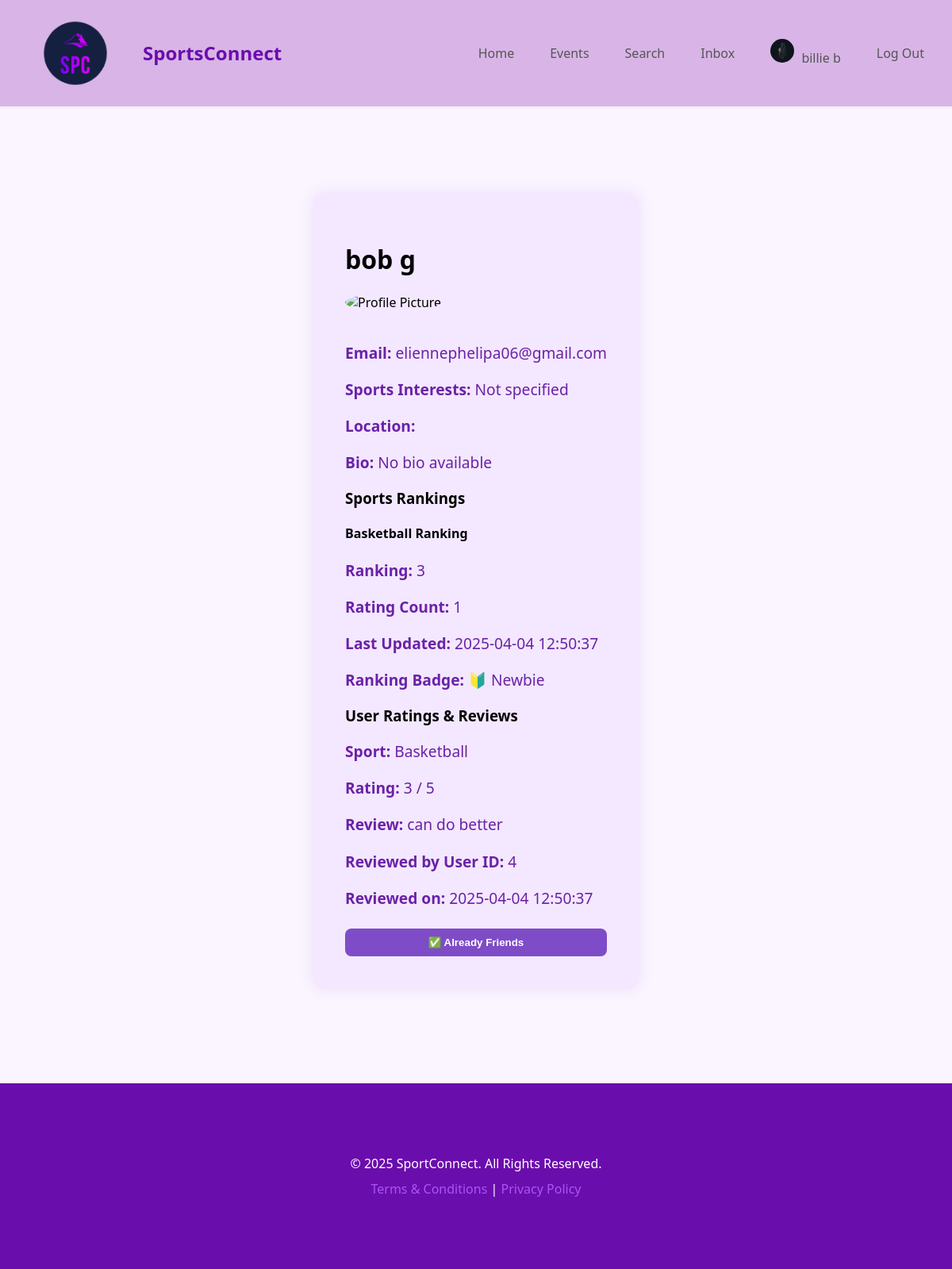
The page /view_profile.php?user_id=6 (signed in) on the database its author committed.
### tables this page shows
CREATE TABLE IF NOT EXISTS `users` (
  `id` int NOT NULL AUTO_INCREMENT,
  `full_name` varchar(255) NOT NULL,
  `email` varchar(191) NOT NULL,
  `password` varchar(255) NOT NULL,
  `profile_picture` varchar(255) DEFAULT NULL,
  `created_at` timestamp NULL DEFAULT CURRENT_TIMESTAMP,
  `updated_at` timestamp NULL DEFAULT CURRENT_TIMESTAMP ON UPDATE CURRENT_TIMESTAMP,
  `overall_ranking` float DEFAULT '0',
  `reset_token` varchar(255) DEFAULT NULL,
  `token_expiration` datetime DEFAULT NULL,
  `location` varchar(255) DEFAULT NULL,
  `bio` text,
  `sports_interests` varchar(255) DEFAULT NULL,
  PRIMARY KEY (`id`),
  UNIQUE KEY `email` (`email`)
);

CREATE TABLE IF NOT EXISTS `user_sports_rankings` (
  `id` int NOT NULL AUTO_INCREMENT,
  `user_id` int NOT NULL,
  `sport` enum('Basketball','Soccer','Tennis','Dodgeball','Hockey') NOT NULL,
  `ranking` float DEFAULT '0',
  `rating_count` int DEFAULT '0',
  `updated_at` timestamp NULL DEFAULT CURRENT_TIMESTAMP ON UPDATE CURRENT_TIMESTAMP,
  PRIMARY KEY (`id`),
  KEY `user_id` (`user_id`)
);

CREATE TABLE IF NOT EXISTS `player_ratings` (
  `id` int NOT NULL AUTO_INCREMENT,
  `rated_user_id` int NOT NULL,
  `rater_user_id` int NOT NULL,
  `sport` enum('Basketball','Soccer','Tennis','Dodgeball','Hockey') NOT NULL,
  `rating` int DEFAULT NULL,
  `created_at` timestamp NULL DEFAULT CURRENT_TIMESTAMP,
  `review` text,
  PRIMARY KEY (`id`),
  KEY `rated_user_id` (`rated_user_id`),
  KEY `rater_user_id` (`rater_user_id`)
);

### view_profile.php (the view, shortened to what this page needs)
<?php
$current_user_id = $_SESSION['user_id'];
$user_id = $_GET['user_id'] ?? $current_user_id;
$error_message = "";
$user = null;
try {
    $pdo = new PDO("mysql:host=localhost;dbname=sportconnect", "root", "", [
        PDO::ATTR_ERRMODE => PDO::ERRMODE_EXCEPTION,
        PDO::ATTR_DEFAULT_FETCH_MODE => PDO::FETCH_ASSOC
    ]);
    $stmt = $pdo->prepare("SELECT id, full_name, email, profile_picture, sports_interests, location, bio FROM users WHERE id = ?");
    $stmt->execute([$user_id]);
    $user = $stmt->fetch();
    $stmt = $pdo->prepare("SELECT sport, ranking, rating_count, updated_at FROM user_sports_rankings WHERE user_id = ?");
    $stmt->execute([$user_id]);
    $rankings = $stmt->fetchAll();
    $stmt = $pdo->prepare("SELECT rater_user_id, sport, rating, review, created_at FROM player_ratings WHERE rated_user_id = ?");
    $stmt->execute([$user_id]);
    $ratings = $stmt->fetchAll();
    $stmt = $pdo->prepare("SELECT 1 FROM friends
        WHERE (user_1_id = :uid AND user_2_id = :rid) OR (user_1_id = :rid AND user_2_id = :uid)");
    $stmt->execute([":uid" => $current_user_id, ":rid" => $user_id]);
    $are_friends = $stmt->fetch() ? true : false;
    $stmt = $pdo->prepare("SELECT 1 FROM friend_requests
        WHERE sender_id = :uid AND receiver_id = :rid AND status = 'pending'");
    $stmt->execute([":uid" => $current_user_id, ":rid" => $user_id]);
    $is_pending = $stmt->fetch() ? true : false;
} catch (PDOException $e) {
    $error_message = "Error loading profile: " . $e->getMessage();
}
function getRankingDisplay($rank) {
    return "🔰 Newbie";
}
?>
<div class="profile-container">
<h1><?= htmlspecialchars($user['full_name'] ?? 'User Profile') ?></h1>
<?php if ($error_message): ?>
    <p class="text-danger"><?= htmlspecialchars($error_message) ?></p>
<?php else: ?>
    <div>
        <img src="<?= htmlspecialchars($user['profile_picture'] ?? 'default.jpg') ?>" alt="Profile Picture" style="max-width:150px;">
    </div>
    <p><strong>Email:</strong> <?= htmlspecialchars($user['email']) ?></p>
    <p><strong>Sports Interests:</strong> <?= htmlspecialchars($user['sports_interests'] ?? 'Not specified') ?></p>
    <p><strong>Location:</strong> <?= htmlspecialchars($user['location'] ?? 'Unknown') ?></p>
    <p><strong>Bio:</strong> <?= htmlspecialchars($user['bio'] ?? 'No bio available') ?></p>
    <h3>Sports Rankings</h3>
    <?php if ($rankings): ?>
        <?php foreach ($rankings as $rank): ?>
            <div>
                <h4><?= htmlspecialchars($rank['sport']) ?> Ranking</h4>
                <p><strong>Ranking:</strong> <?= htmlspecialchars($rank['ranking']) ?></p>
                <p><strong>Rating Count:</strong> <?= htmlspecialchars($rank['rating_count']) ?></p>
                <p><strong>Last Updated:</strong> <?= htmlspecialchars($rank['updated_at']) ?></p>
                <p><strong>Ranking Badge:</strong> <?= getRankingDisplay($rank['ranking']) ?></p>
            </div>
        <?php endforeach; ?>
    <?php else: ?>
        <p>No rankings available for this user.</p>
    <?php endif; ?>
    <h3>User Ratings & Reviews</h3>
    <?php if ($ratings): ?>
        <?php foreach ($ratings as $rating): ?>
            <div class="rating-review">
                <p><strong>Sport:</strong> <?= htmlspecialchars($rating['sport']) ?></p>
                <p><strong>Rating:</strong> <?= htmlspecialchars($rating['rating']) ?> / 5</p>
                <p><strong>Review:</strong> <?= htmlspecialchars($rating['review']) ?></p>
                <p><strong>Reviewed by User ID:</strong> <?= htmlspecialchars($rating['rater_user_id']) ?></p>
                <p><strong>Reviewed on:</strong> <?= htmlspecialchars($rating['created_at']) ?></p>
            </div>
        <?php endforeach; ?>
    <?php else: ?>
        <p>No ratings or reviews available for this user.</p>
    <?php endif; ?>
    <?php if ($current_user_id != $user_id): ?>
        <form method="POST" style="margin-top: 10px;">
            <button type="submit" class="btn btn-success"
                <?= $are_friends ? 'disabled title="You are already friends!"' : '' ?>
                <?= $is_pending ? 'disabled title="Request already sent!"' : '' ?>>
                <?= $are_friends ? "✅ Already Friends" : ($is_pending ? "⏳ Request Pending" : "Send Friend Request") ?>
            </button>
        </form>
    <?php endif; ?>
<?php endif; ?>
<?php
include 'resources/view/layouts/sportconnnect/master.php';
?>

### public/css/style.css (style rules this page uses)
body { background-color: #faf5ff; font-family: 'Segoe UI', sans-serif; margin: 0; padding: 0; display: flex; flex-direction: column; min-height: 100vh; overflow-x: hidden; }
.register-container, .edit-profile-container, .login-container, .profile-container { max-width: 500px; margin: 50px auto 30px auto; background-color: #f3e8ff; padding: 40px; border-radius: 12px; box-shadow: 0 0 20px rgba(106, 13, 173, 0.1); }
.btn-purple, .btn-outline-purple, button[type="submit"], .btn-view { display: inline-block; padding: 10px 16px; margin-top: 10px; border-radius: 8px; font-weight: bold; text-decoration: none; transition: 0.3s ease; cursor: pointer; text-align: center; }
.btn-purple, button[type="submit"] { background-color: #7e4cc7; color: white; border: none; }
.profile-container img { width: 150px; height: 150px; border-radius: 50%; object-fit: cover; margin-bottom: 20px; }
.profile-container p { color: #6b21a8; font-size: 1.2rem; margin-bottom: 15px; }
button { background-color: #7c5dc3; color: white; border: none; padding: 12px 20px; margin-top: 20px; border-radius: 8px; cursor: pointer; width: 100%; }

### rows shown on the page
users: full_name "bob g", email "eliennephelipa06@gmail.com", sports_interests "Not specified", bio "No bio available"
user_sports_rankings: sport "Basketball", ranking "3", rating_count "1", updated_at "2025-04-04 12:50:37", ranking "🔰 Newbie"
player_ratings: sport "Basketball", rating "3", review "can do better", rater_user "4", created_at "2025-04-04 12:50:37"

### other values the page prints
$full_name "billie b"
